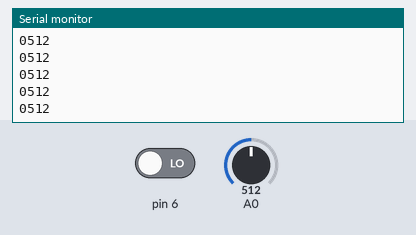
Bench run of a sketch on a simulated Arduino Uno, built with avr-gcc and run on an emulated ATmega328P. On the bench: the last lines printed to the serial monitor. The test bench sets the inputs (shaded band); at power-on: A0 = 512, pin 6 LOW.

Above: at 1.2 s.
1.3 s: A0 set to 716
At 1.31 s:
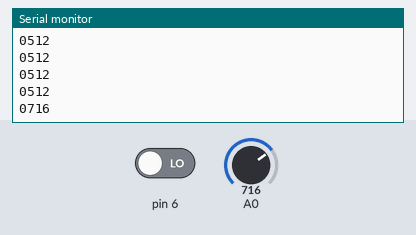
2.8 s: pin 6 driven HIGH
At 2.82 s:
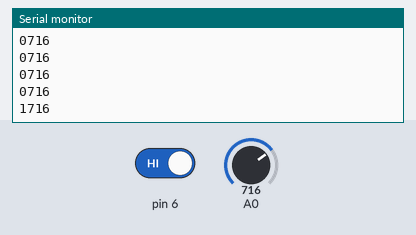
4.3 s: A0 set to 900
At 4.32 s:
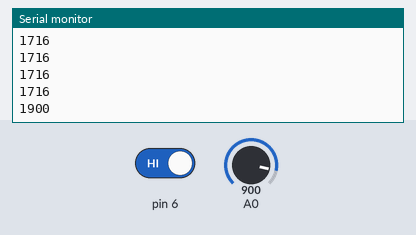
5.8 s: pin 6 driven LOW
At 5.83 s:
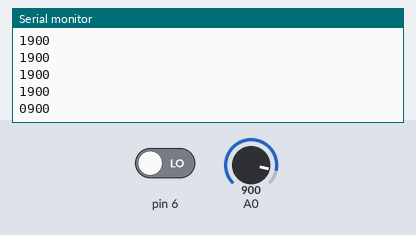
Timing chart, 0 to 8.3 s (numbered marks = the images above; inputs shaded):
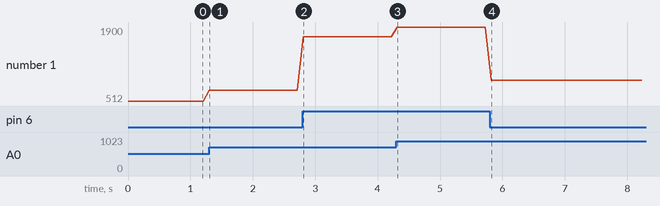

Measured:
- after the input at 1.3 s, the serial monitor: prints a new line at once (image 1)
- after the input at 2.8 s, the serial monitor: prints a new line at once (image 2)
- after the input at 4.3 s, the serial monitor: prints a new line at once (image 3)
- after the input at 5.8 s, the serial monitor: prints a new line at once (image 4)
- plotted number 1: 512 → 716 after the input at 1.3 s, 716 → 1716 after the input at 2.8 s, 1716 → 1900 after the input at 4.3 s, 1900 → 900 after the input at 5.8 s

The sketch:

test_soundSensor_Basic.ino
```cpp
int digitalResult = 0;
int analogResult = 0;

void setup() {
  Serial.begin(9600);
}

void loop() {
  analogResult = analogRead(0);
  digitalResult = digitalRead(6);
  Serial.print(digitalResult);
  Serial.println(analogResult);
  delay(100);
}
```
